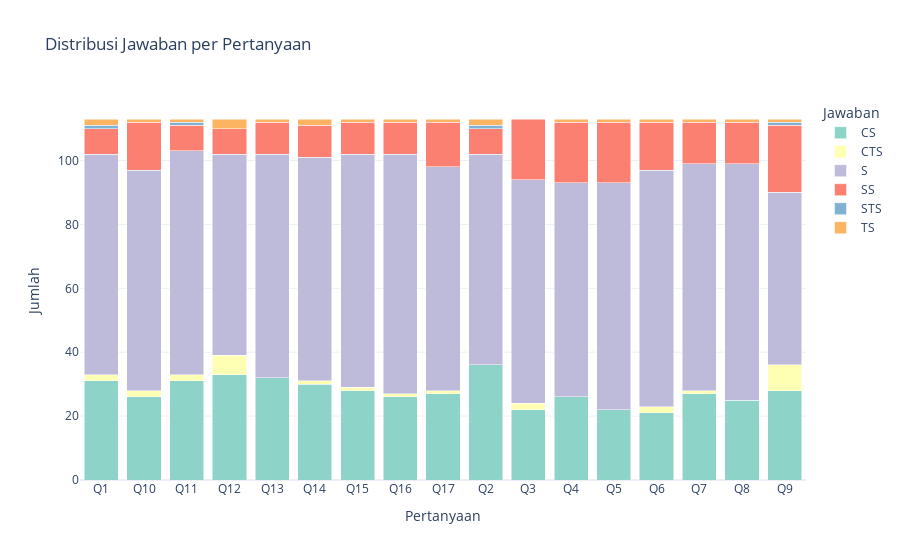

Write notebook code for a chart like this one.
### Code cell
stack_df = (
    long_df.groupby(["Pertanyaan","Jawaban"])
    .size()
    .reset_index(name="Jumlah")
)

fig3 = px.bar(
    stack_df,
    x="Pertanyaan",
    y="Jumlah",
    color="Jawaban",
    barmode="stack",
    title="Distribusi Jawaban per Pertanyaan",
    color_discrete_sequence=px.colors.qualitative.Set3,
    template="plotly_white"
)

fig3.show()

### Figure 1 — Plotly figure (JSON) as saved in the notebook; plotly's stock layout.template omitted (floating-point values rounded to 4 significant figures)
{"data": [{"hovertemplate": "Jawaban=CS<br>Pertanyaan=%{x}<br>Jumlah=%{y}<extra></extra>", "legendgroup": "CS", "marker": {"color": "rgb(141,211,199)", "pattern": {"shape": ""}}, "name": "CS", "orientation": "v", "showlegend": true, "textposition": "auto", "type": "bar", "x": ["Q1", "Q10", "Q11", "Q12", "Q13", "Q14", "Q15", "Q16", "Q17", "Q2", "Q3", "Q4", "Q5", "Q6", "Q7", "Q8", "Q9"], "xaxis": "x", "y": [31, 26, 31, 33, 32, 30, 28, 26, 27, 36, 22, 26, 22, 21, 27, 25, 28], "yaxis": "y"}, {"hovertemplate": "Jawaban=CTS<br>Pertanyaan=%{x}<br>Jumlah=%{y}<extra></extra>", "legendgroup": "CTS", "marker": {"color": "rgb(255,255,179)", "pattern": {"shape": ""}}, "name": "CTS", "orientation": "v", "showlegend": true, "textposition": "auto", "type": "bar", "x": ["Q1", "Q10", "Q11", "Q12", "Q14", "Q15", "Q16", "Q17", "Q3", "Q6", "Q7", "Q9"], "xaxis": "x", "y": [2, 2, 2, 6, 1, 1, 1, 1, 2, 2, 1, 8], "yaxis": "y"}, {"hovertemplate": "Jawaban=S<br>Pertanyaan=%{x}<br>Jumlah=%{y}<extra></extra>", "legendgroup": "S", "marker": {"color": "rgb(190,186,218)", "pattern": {"shape": ""}}, "name": "S", "orientation": "v", "showlegend": true, "textposition": "auto", "type": "bar", "x": ["Q1", "Q10", "Q11", "Q12", "Q13", "Q14", "Q15", "Q16", "Q17", "Q2", "Q3", "Q4", "Q5", "Q6", "Q7", "Q8", "Q9"], "xaxis": "x", "y": [69, 69, 70, 63, 70, 70, 73, 75, 70, 66, 70, 67, 71, 74, 71, 74, 54], "yaxis": "y"}, {"hovertemplate": "Jawaban=SS<br>Pertanyaan=%{x}<br>Jumlah=%{y}<extra></extra>", "legendgroup": "SS", "marker": {"color": "rgb(251,128,114)", "pattern": {"shape": ""}}, "name": "SS", "orientation": "v", "showlegend": true, "textposition": "auto", "type": "bar", "x": ["Q1", "Q10", "Q11", "Q12", "Q13", "Q14", "Q15", "Q16", "Q17", "Q2", "Q3", "Q4", "Q5", "Q6", "Q7", "Q8", "Q9"], "xaxis": "x", "y": [8, 15, 8, 8, 10, 10, 10, 10, 14, 8, 19, 19, 19, 15, 13, 13, 21], "yaxis": "y"}, {"hovertemplate": "Jawaban=STS<br>Pertanyaan=%{x}<br>Jumlah=%{y}<extra></extra>", "legendgroup": "STS", "marker": {"color": "rgb(128,177,211)", "pattern": {"shape": ""}}, "name": "STS", "orientation": "v", "showlegend": true, "textposition": "auto", "type": "bar", "x": ["Q1", "Q11", "Q2", "Q9"], "xaxis": "x", "y": [1, 1, 1, 1], "yaxis": "y"}, {"hovertemplate": "Jawaban=TS<br>Pertanyaan=%{x}<br>Jumlah=%{y}<extra></extra>", "legendgroup": "TS", "marker": {"color": "rgb(253,180,98)", "pattern": {"shape": ""}}, "name": "TS", "orientation": "v", "showlegend": true, "textposition": "auto", "type": "bar", "x": ["Q1", "Q10", "Q11", "Q12", "Q13", "Q14", "Q15", "Q16", "Q17", "Q2", "Q4", "Q5", "Q6", "Q7", "Q8", "Q9"], "xaxis": "x", "y": [2, 1, 1, 3, 1, 2, 1, 1, 1, 2, 1, 1, 1, 1, 1, 1], "yaxis": "y"}], "layout": {"barmode": "stack", "legend": {"title": {"text": "Jawaban"}, "tracegroupgap": 0}, "title": {"text": "Distribusi Jawaban per Pertanyaan"}, "xaxis": {"anchor": "y", "domain": [0, 1], "title": {"text": "Pertanyaan"}}, "yaxis": {"anchor": "x", "domain": [0, 1], "title": {"text": "Jumlah"}}}}
